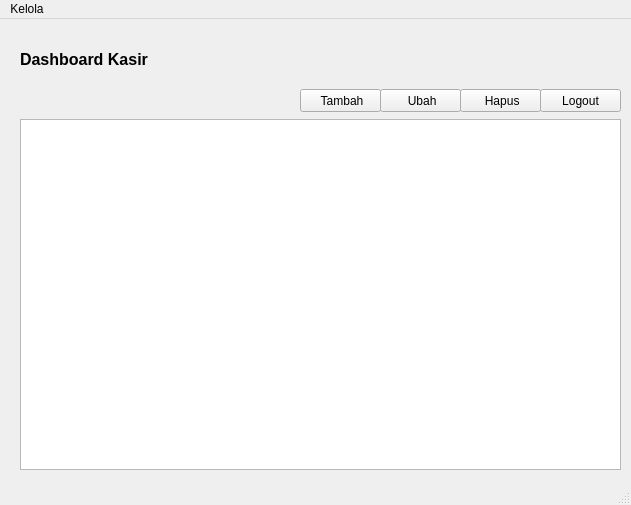
<?xml version="1.0" encoding="UTF-8"?>
<ui version="4.0">
 <class>MainWindow</class>
 <widget class="QMainWindow" name="MainWindow">
  <property name="geometry">
   <rect>
    <x>0</x>
    <y>0</y>
    <width>631</width>
    <height>505</height>
   </rect>
  </property>
  <property name="windowTitle">
   <string>MainWindow</string>
  </property>
  <widget class="QWidget" name="centralwidget">
   <widget class="QLabel" name="label">
    <property name="geometry">
     <rect>
      <x>20</x>
      <y>30</y>
      <width>151</width>
      <height>21</height>
     </rect>
    </property>
    <property name="font">
     <font>
      <pointsize>12</pointsize>
      <weight>75</weight>
      <bold>true</bold>
     </font>
    </property>
    <property name="text">
     <string>Dashboard Kasir</string>
    </property>
   </widget>
   <widget class="QPushButton" name="pushButton">
    <property name="geometry">
     <rect>
      <x>300</x>
      <y>70</y>
      <width>81</width>
      <height>23</height>
     </rect>
    </property>
    <property name="text">
     <string> Tambah</string>
    </property>
    <property name="icon">
     <iconset>
      <normaloff>icon/tambah.png</normaloff>icon/tambah.png</iconset>
    </property>
    <property name="iconSize">
     <size>
      <width>12</width>
      <height>12</height>
     </size>
    </property>
   </widget>
   <widget class="QPushButton" name="pushButton_2">
    <property name="geometry">
     <rect>
      <x>380</x>
      <y>70</y>
      <width>81</width>
      <height>23</height>
     </rect>
    </property>
    <property name="text">
     <string> Ubah</string>
    </property>
    <property name="icon">
     <iconset>
      <normaloff>icon/ubah.png</normaloff>icon/ubah.png</iconset>
    </property>
    <property name="iconSize">
     <size>
      <width>12</width>
      <height>12</height>
     </size>
    </property>
   </widget>
   <widget class="QPushButton" name="pushButton_3">
    <property name="geometry">
     <rect>
      <x>460</x>
      <y>70</y>
      <width>81</width>
      <height>23</height>
     </rect>
    </property>
    <property name="text">
     <string> Hapus</string>
    </property>
    <property name="icon">
     <iconset>
      <normaloff>icon/hapus.png</normaloff>icon/hapus.png</iconset>
    </property>
    <property name="iconSize">
     <size>
      <width>12</width>
      <height>12</height>
     </size>
    </property>
   </widget>
   <widget class="QPushButton" name="pushButton_4">
    <property name="geometry">
     <rect>
      <x>540</x>
      <y>70</y>
      <width>81</width>
      <height>23</height>
     </rect>
    </property>
    <property name="text">
     <string>Logout</string>
    </property>
    <property name="icon">
     <iconset>
      <normaloff>icon/logout.png</normaloff>icon/logout.png</iconset>
    </property>
    <property name="iconSize">
     <size>
      <width>12</width>
      <height>12</height>
     </size>
    </property>
   </widget>
   <widget class="QTableWidget" name="tableWidget">
    <property name="geometry">
     <rect>
      <x>20</x>
      <y>100</y>
      <width>601</width>
      <height>351</height>
     </rect>
    </property>
   </widget>
  </widget>
  <widget class="QMenuBar" name="menubar">
   <property name="geometry">
    <rect>
     <x>0</x>
     <y>0</y>
     <width>631</width>
     <height>21</height>
    </rect>
   </property>
   <widget class="QMenu" name="menuKelola">
    <property name="title">
     <string>Kelola</string>
    </property>
    <addaction name="actionBarang"/>
    <addaction name="actionTransaksi_Pembelian"/>
    <addaction name="actionTransaksi_Penjualan"/>
   </widget>
   <addaction name="menuKelola"/>
  </widget>
  <widget class="QStatusBar" name="statusbar"/>
  <action name="actionBarang">
   <property name="text">
    <string>Barang</string>
   </property>
  </action>
  <action name="actionTransaksi_Pembelian">
   <property name="text">
    <string>Transaksi Pembelian</string>
   </property>
  </action>
  <action name="actionTransaksi_Penjualan">
   <property name="text">
    <string>Transaksi Penjualan</string>
   </property>
  </action>
 </widget>
 <resources/>
 <connections/>
</ui>
